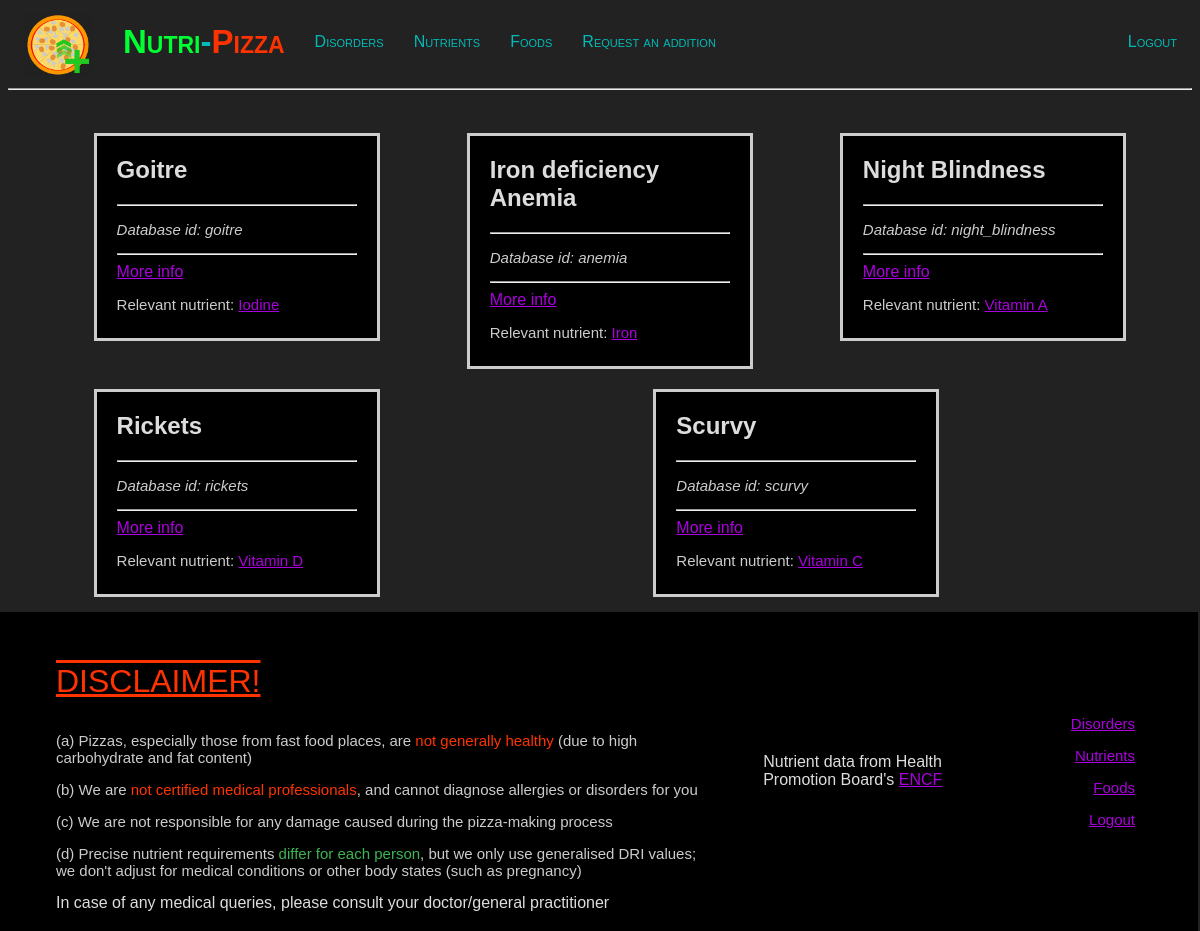
Page /disease-list (signed in) on the committed database.
### healthpizza/models.py (models this page shows, shortened)
class Disease(models.Model):
    simple = CharField(max_length=50, default="goitre")
    name = CharField(max_length=50)
    relevant_nutrient = ForeignKey(Nutrient, on_delete=models.CASCADE, related_name="relevant nutrient+")

class Nutrient(models.Model):
    simple = CharField(max_length=50, default="vitD")
    name = CharField(max_length=50)
    type = ForeignKey(Nutr_type, on_delete=models.CASCADE, related_name="type of nutrient+")
    daily_min_intake = FloatField()
    daily_max_intake = FloatField()
    unit_of_measurement = CharField(max_length=10)

### healthpizza/views.py (the view)
# urls.py: path("disease-list", views.disease_list, name="disease list(old)"),
@login_required(login_url="/login")
def disease_list(request):
    diseases = Disease.objects.all().order_by("name")
    return render(request, "healthpizza/diseases.html", {
        "diseases": diseases
    })

### healthpizza/templates/healthpizza/diseases.html (shortened to what this page needs)
{% extends "healthpizza/layout.html" %}
{% block body %}
    <div id="cards-holder">
        {% for disease in diseases %}
            <div class="disease-card">
                <h2>{{ disease.name }}</h2>
                <hr>
                <p><i>Database id: {{ disease.simple }}</i></p>
                <hr>
                <a href="/disorder/{{ disease.simple }}">More info</a>
                <p>Relevant nutrient: <a href="/nutrient/{{ disease.relevant_nutrient.simple }}">{{disease.relevant_nutrient.name }}</a></p>
            </div>
        {% endfor %}
    </div>
{% endblock %}

### healthpizza/templates/healthpizza/layout.html (shortened to what this page needs)
{% load static %}
<!DOCTYPE html>
<html lang="en">
    <head>
        <link href="{% static 'healthpizza/styles.css' %}" rel="stylesheet">
        <link href="{% static 'healthpizza/responsiveness.css' %}" rel="stylesheet">
    </head>
    <body>
        <nav>
            <a class="nav-image left"><img id="logo-png" src="{% static 'healthpizza/logo.png' %}"></a>
            <a class="nav-link left" id="site-logo" href="{% url 'index' %}">
                <span id="nutri">Nutri</span>-<span id="pizza">Pizza</span>
            </a>
            <div id="widescreen-navbar">
                {% if user.is_authenticated %}
                    <a class="nav-link left" href="{% url 'disease list' %}">Disorders</a>
                    <a class="nav-link left" href="{% url 'nutrient list' %}">Nutrients</a>
                    <a class="nav-link left" href="{% url 'food list' %}">Foods</a>
                    <a class="nav-link left" href="{% url 'request info' %}">Request an addition</a>
                    <a class="nav-link right" href="{% url 'logout' %}">Logout</a>
                {% else %}
                    <a class="nav-link right" href="{% url 'login' %}">Login</a>
                    <a class="nav-link right" href="{% url 'register' %}">Register</a>
                {% endif %}
            </div>
        </nav>
        <hr>
        <div class="body">
            {% block body %}{% endblock %}
        </div>
        <footer>
            <table>
                <row>
                    <td style="width: 60%;">
                        <div>
                            <p id="disclaimer">DISCLAIMER!</p>
                            <p>(a) Pizzas, especially those from fast food places,
                                are <span class="red">not generally healthy</span>
                                (due to high carbohydrate and fat content)
                            </p>
                            <p>(b) We are <span class="red">not certified medical professionals</span>,
                                and cannot diagnose allergies or disorders for you
                            </p>
                            <p>(c) We are not responsible for any damage caused during the
                                pizza-making process
                            </p>
                            <p>(d) Precise nutrient requirements
                                <span class="green">differ for each person</span>,
                                but we only use generalised DRI values;
                                we don't adjust for medical conditions or other body states
                                (such as pregnancy)
                            </p>
                                In case of any medical queries, please consult your doctor/general practitioner
                        </div>
                    </td>
                    <td style="padding-left: 5vw;" class="widescreen-footer">
                        Nutrient data from Health Promotion Board's
                        <a href="https://focos.hpb.gov.sg/eservices/ENCF/">ENCF</a>
                    </td>
                    <td style="padding-left: 5vw;" class="widescreen-footer">
                        <div id="footer-links" style="text-align: right;">
                            {% if user.is_authenticated %}
                                <p><a href="{% url 'disease list' %}">Disorders</a></p>
                                <p><a href="{% url 'nutrient list' %}">Nutrients</a></p>
                                <p><a href="{% url 'food list' %}">Foods</a></p>
                                <p><a href="{% url 'logout' %}">Logout</a></p>
                            {% else %}
                                <p><a href="{% url 'login' %}">Login</a></p>
                                <p><a href="{% url 'register' %}">Register</a></p>
                            {% endif %}
                        </div>
                    </td>
                </row>
            </table>
        </footer>
    </body>
</html>

### healthpizza/static/healthpizza/styles.css (style rules this page uses)
body { min-height: 100vh; background-color: #222; color: #ddd; font-family: Verdana, sans-serif; }
.body { padding: 15px; }
p { font-size: 15px; color: #ccc; }
a { color: #a0d; }
footer { background: #000; padding: 2vh 5vw 2vh 5vw; margin: 0px -6px -15px -15px; }
nav { height: 9vh; }
.nav-link { padding-top: 25px; color: rgb(0, 187, 184); font-variant: small-caps; text-decoration: none; padding-left: 15px; padding-right: 15px; }
.nav-image { padding-top: 5px; padding-left: 15px; padding-right: 15px; }
.right { position: relative; float: right; text-align: right; }
.left { position: relative; float: left; text-align: left; }
#site-logo { padding-top: 15px; font-size: 33px; font-weight: 800; }
#nutri { color: #00ff33; }
#pizza { color: #ff3300; }
#logo-png { max-width: 70px; max-height: 70px; }
#cards-holder { display: inline-flex; flex-flow: row wrap; padding-left: 3%; }
.info-card, .disease-card { margin: 20px 3vw 0px 3vw; padding: 0px 20px 10px 20px; border: solid #ccc; background: #000; }
.disease-card { margin: auto; margin-top: 20px; margin-left: 3vw; max-width: 20vw; min-width: 240px; }
#disclaimer { font-size: 4vh; text-decoration: overline underline; color: #ff3300; }
.red { color: #ff3300; }
.green { color:#3cb654; }

### rows in the picture
Disease: name "Goitre", simple "goitre", relevant_nutrient.name "Iodine"
Disease: name "Iron deficiency Anemia", simple "anemia", relevant_nutrient.name "Iron"
Disease: name "Night Blindness", simple "night_blindness", relevant_nutrient.name "Vitamin A"
Disease: name "Rickets", simple "rickets", relevant_nutrient.name "Vitamin D"
Disease: name "Scurvy", simple "scurvy", relevant_nutrient.name "Vitamin C"
